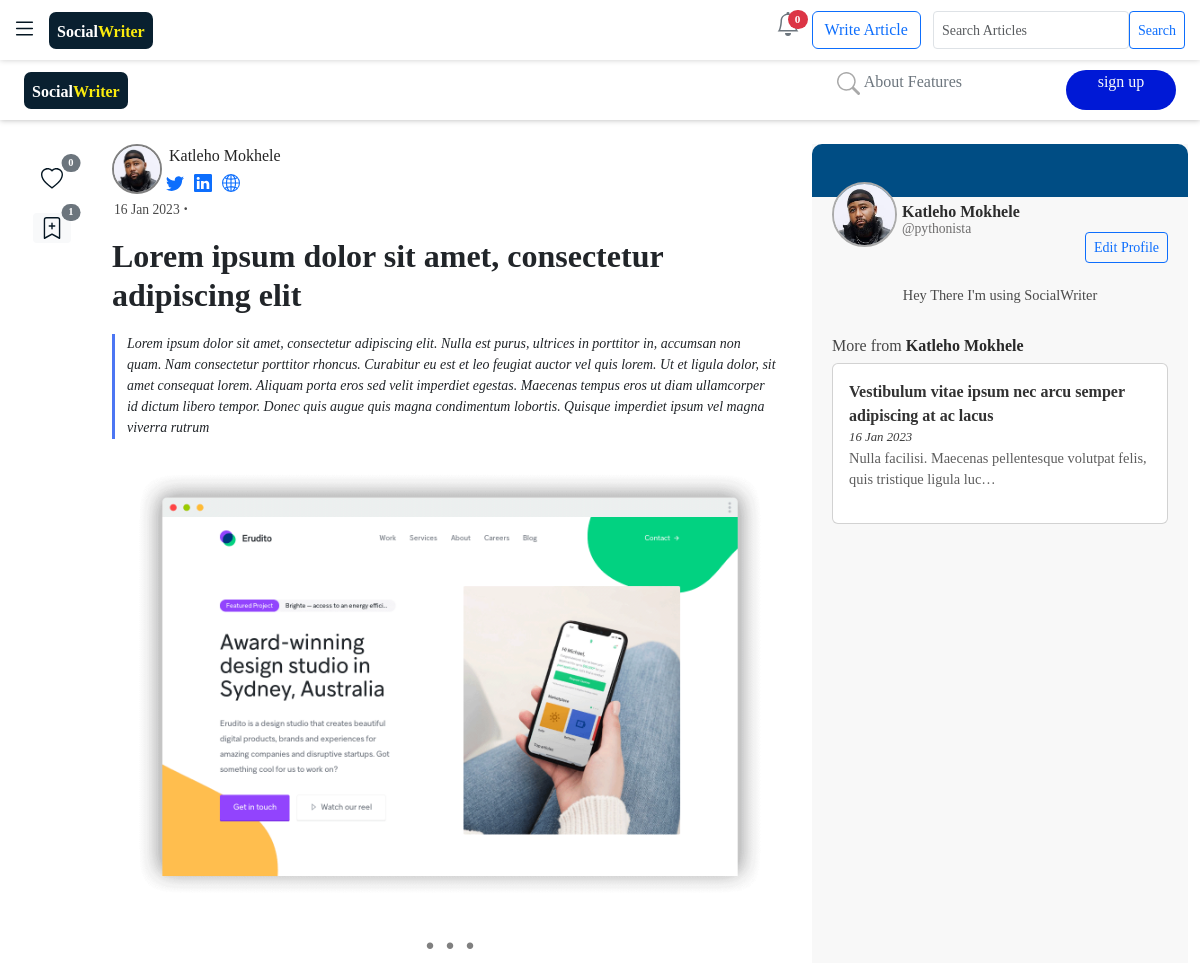
Before: /read/1/ (signed in, upper part) with the older database file.
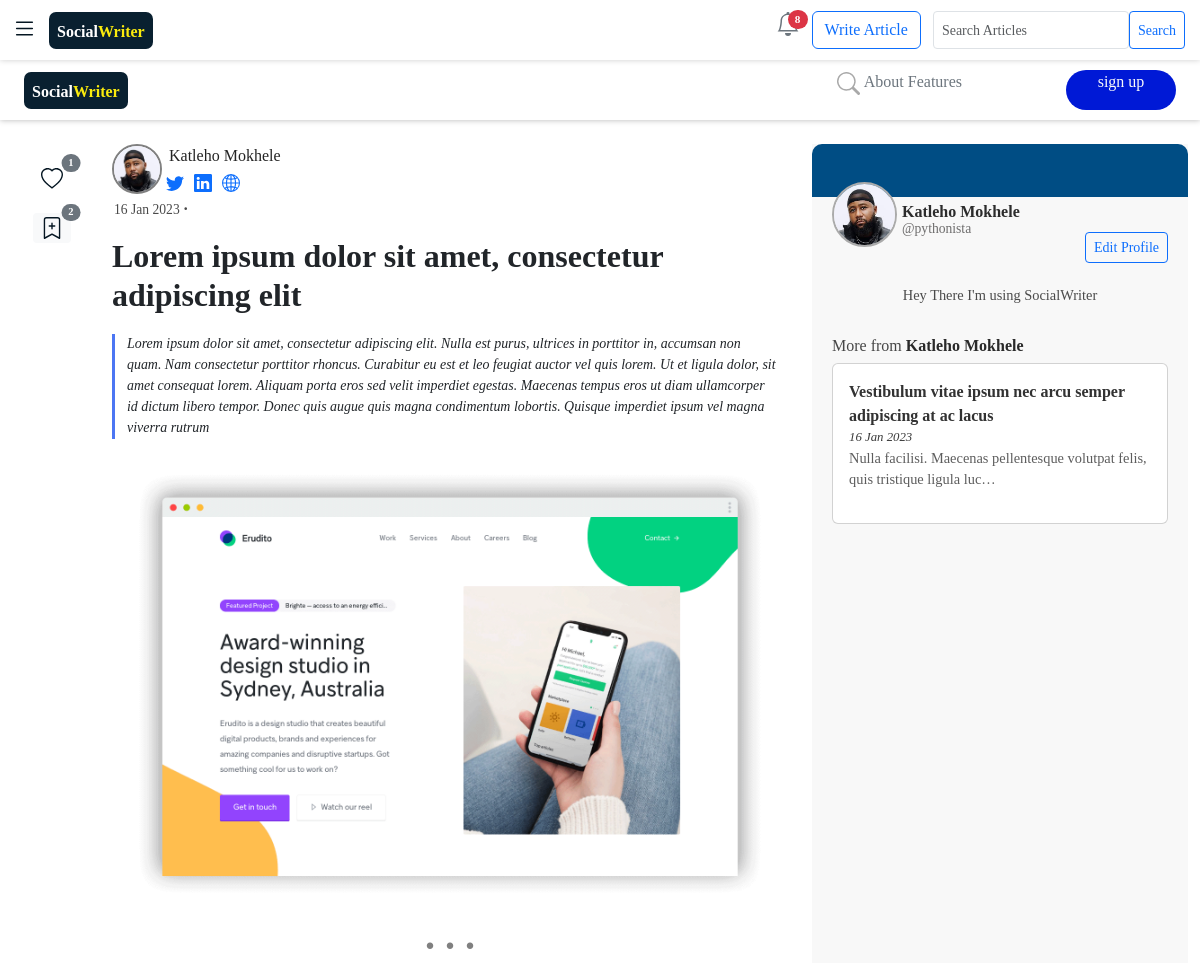
After: the same page with the newer database file.
### blogyapp/models.py (models this page shows, shortened)
class Entry(models.Model):
    profile = models.ForeignKey(Profile, on_delete=models.CASCADE , blank=True , null=True) # Entry attached to a specific profile
    thumbnail = models.ImageField(upload_to="blogyapp/images/articles_img", blank=True , null=True)
    uploaded = models.BooleanField(default=False)
    entry_title = models.TextField()
    introduction = models.TextField()
    text = HTMLField()
    date_added = models.DateTimeField(auto_now_add=True)
    popularity = models.IntegerField(default=0)
    likes = models.IntegerField(default=0)  # number of likes for each Article
    bookmarks = models.IntegerField(default=0)  # number of bookmarks for each Article ...
    class Meta:
        verbose_name_plural = 'entries'

### users/models.py (models this page shows, shortened)
class Profile(models.Model):
    name = models.OneToOneField(User, on_delete=models.CASCADE ,default=1 ) # this has the username inside
    bio = models.CharField(max_length=150,blank=True, default="Hey There I'm using SocialWriter ")
    avatar = models.ImageField(null=True, upload_to="blogyapp/images/profiles_img", default="default.jpg")
    following = models.ManyToManyField(User,related_name="following", blank=True)
    followers = models.IntegerField(default=0)
    date_created = models.DateTimeField(auto_now=True)
    liked_articles = models.ManyToManyField("blogyapp.Entry",related_name="liked_articles", blank=True)
    bookmarked_articles = models.ManyToManyField("blogyapp.Entry",related_name="bookmarked_articles", blank=True)
    twitter_link = models.URLField(blank=True, null=True)
    linkedin_link = models.URLField(blank=True, null=True)
    personal_link = models.URLField(blank=True, null=True)
    class Meta:
        ordering = ["-date_created"]

### blogyapp/views.py (the view, shortened to what this page needs)
# urls.py: path('read/<int:read_id>/',views.read, name = "read"),
def read(request, read_id):
    if request.user.is_authenticated:
        my_profile = Profile.objects.get(name =request.user)
        followings = my_profile.following.all()
        entry = Entry.objects.get(id=read_id)
        comments = Comments.objects.filter( entry = entry).order_by("-date_created")
        popularity = entry.popularity
        if request.method != 'POST':
            form = CommentsForm()
        context = {"entry": entry,
                   "form":form  ,
                   "comments":comments ,
                   "followings":followings,
                   "my_profile":my_profile}
        return render(request, "blogyapp/read.html", context)

### blogyapp/forms.py
class CommentsForm(forms.ModelForm):
    comment = forms.CharField(widget= forms.Textarea(attrs={'cols': 10, 'rows':3 , "placeholder":"Comments"}) , label="",)
    class Meta:
        model = Comments
        fields =["comment"]

### blogyapp/context_processors.py (called while the page is built)
def process_notifications(request):
    try:
        notifications_url = request.META["HTTP_REFERER"]
        notifications = Notification.objects.filter( Q(entry__profile__name = request.user) | Q(profile__name = request.user) )
        if notifications_url == "http://127.0.0.1:8000/notifications/" or notifications_url == "http://socialwriter.pythonanywhere.com/notifications/" or notifications_url == "https://socialwriter.pythonanywhere.com/notifications/":
            for i in notifications:
                if i.notification_viewed == False:
                    i.notification_viewed = True
                    i.save(update_fields=["notification_viewed"])
                    i.save()
        return {}
    except:
        return {}

### blogyapp/templatetags/read-time.py (called while the page is built)
def read(html):
    return readtime.of_html(html)

### blogyapp/templates/blogyapp/read.html (shortened to what the changed rows need)
{% extends "blogyapp/base.html" %}
{% load bootstrap5 %}
{% load static %}
{% load read-time %}
{% block content %}
{% if entry.uploaded is True %}
<br>
<div id="read_container" class="container-fluid" style="width:100%">
    <div class="row">
        <div class="reactions col-lg-1 d-none d-lg-block">
            <div class="position-fixed">
                <div class="like" style="margin-top: 0.5cm;margin-left:0.55cm">
                    <form action="{% url 'blogyapp:like_unlike' entry.id %}" method='post'>
                        {% if entry in my_profile.liked_articles.all %}
                        <button style="border: none ;" href="#" class="btn btn-outline-danger btn-sm position-relative" name="submit">
                            <svg xmlns="http://www.w3.org/2000/svg" width="22" height="22" fill="currentColor" class="bi bi-heart-fill" viewBox="0 0 16 16">
                                <path fill-rule="evenodd" d="M8 1.314C12.438-3.248 23.534 4.735 8 15-7.534 4.736 3.562-3.248 8 1.314z"/>
                              </svg>
                              <span class="position-absolute top-0 start-100 translate-middle badge rounded-pill bg-secondary">
                                {{entry.likes}}
                                <span class="visually-hidden">unread messages</span>
                              </span>
                             </button>
                        {% else %}
                        <button style= "color: #051622;border:none;" href="#" class="btn btn-outline-light btn-sm position-relative" name="submit">
                        <span class="position-absolute top-0 start-100 translate-middle badge rounded-pill bg-secondary">
                            {{entry.likes}}
                          </span>
                    </button>
                        {% endif %}
                    </form>
                </div>
                <div class="bookmark"  style="margin-top: 0.5cm;margin-left:0.55cm">
                    <form action="{% url 'blogyapp:bookmark' entry.id %}" method='post'>
                        {% if entry in my_profile.bookmarked_articles.all %}
                        <button style="border: none;" href="#" class="btn btn-outline-success btn-sm position-relative" name="submit">
                            <svg xmlns="http://www.w3.org/2000/svg" width="22" height="22" fill="currentColor" class="bi bi-bookmark-plus-fill" viewBox="0 0 16 16">
                                <path fill-rule="evenodd" d="M2 15.5V2a2 2 0 0 1 2-2h8a2 2 0 0 1 2 2v13.5a.5.5 0 0 1-.74.439L8 13.069l-5.26 2.87A.5.5 0 0 1 2 15.5zm6.5-11a.5.5 0 0 0-1 0V6H6a.5.5 0 0 0 0 1h1.5v1.5a.5.5 0 0 0 1 0V7H10a.5.5 0 0 0 0-1H8.5V4.5z"/>
                              </svg>
                              <span class="position-absolute top-0 start-100 translate-middle badge rounded-pill bg-secondary">
                                {{entry.bookmarks}}
                                <span class="visually-hidden">unread messages</span>
                              </span>
                             </button>
                        {% else %}
                        <button style= "color: #051622;border:none" href="#" class="btn btn-light btn-sm position-relative" name="submit">
                              <span class="position-absolute top-0 start-100 translate-middle badge rounded-pill bg-secondary">
                                {{entry.bookmarks}}
                              </span>
                             </button>
                        {% endif %}
                    </form>
                </div>
            </div>
        </div>
        <div class="col-md-7  ">
              <div class="d-flex" >
                    <div class="position-relative"  >
                      <img style="height: 50px; width:50px;border-radius:50%;border: gray 2px solid;" src="{{entry.profile.avatar.url}}"  class="img-flex"  alt="">
                    </div>
                    <div class="col">
                    <div class="row">
                        <a href="{% url 'blogyapp:profile_detail' entry.profile.id %}" style="margin-left: 3px;color:rgb(36, 36, 36);margin-bottom: 2px;">{{entry.profile.name.get_full_name}}</a>
                    </div>
                    <div class="row">
                        <div class="col-12">
                            <div class=" d-flex  ">
                                {% if entry.profile.twitter_link %}
                                    <div style="margin-right: 10px;">
                                        <a href="{{entry.profile.twitter_link}}">
                                        </a>
                                    </div>
                                {% endif %}
                                {% if entry.profile.linkedin_link %}
                                    <div style="margin-right: 10px;">
                                        <a href="{{entry.profile.linkedin_link}}">
                                        </a>
                                    </div>
                            {% endif %}
                            {% if entry.profile.personal_link %}
                            <div style="margin-right: 10px;">
                                <a href="{{entry.profile.personal_link}}">
                                </a>
                            </div>
                            {% endif %}
                            </div>
                        </div>
                    </div>
                </div>
                </div>
                <div class="row">
                    <div class="col">
                      <p style="font-size: 0.85rem;color:rgb(74, 74, 74);margin-left: 2px;margin-top: 3px;"> {{entry.date_added|date:" d M Y"}} <span style="font-weight:700;font-size:larger">  &centerdot; </span> {{entry.text|safe|readtime}}</p>
                    </div>
                  </div>
                  <h2 style="font-weight: 700;margin-bottom: 20px;">
                    {{entry.entry_title}}
                </h2>
                    <div class="postIntro" >
                        <div class="container-fluid">
                            <p style="font-size: 0.87rem;">{{entry.introduction}}</p>
                        </div>
                    </div>
                  <div class="row">
                    <div class = "crop col-12">
                        <img style="width: 100% ;" class="img-fluid" src= "{{entry.thumbnail.url}}" >
                    </div>
                </div>
                <div >
                    <center> <h1> <strong style="color: gray;"> . . .</strong></h1></center>
                </div>
                <br>
        </div>
        <div class="col-md-5 col-lg-4 ">
        <div style="  background-color: #f2f2f287;height: 100%;">
            <div class="position-relative" style="background-color:#004d84;height: 1.4cm;border-radius: 10px 10px 0px 0px;">
                <div class="d-flex " style="margin-bottom: 5px;padding-top: 38px;padding-left: 20px;">
                    <img class="avatar-read" src="{{entry.profile.avatar.url}}">
                    <span style="margin-left: 5px;padding-top:20px;">
                        <h6 style="margin-bottom: 0cm;margin-top: 0cm;font-size: 1rem;color: rgb(44, 44, 44);font-weight: 600;" >{{entry.profile.name.get_full_name}}</h6>
                        <h6 style="margin-bottom: 0cm;margin-top: 0cm;font-size: 0.85rem;color: rgb(109, 108, 108);"> @{{entry.profile.name}} </h6>
                    </span>
                </div>
            </div>
                <div class="d-flex justify-content-end " >
                    <div class="d-none d-sm-block " style="padding-top: 35px;margin-right: 20px;" >
                        <form action="{% url 'blogyapp:follow_unfollow' entry.profile.id %}" method='post'>
                            {% if entry.profile.name in followings %}
                            <a href="#" class="btn btn-outline-danger btn-sm " name="submit" >Unsubscribe</a>
                            {% elif request.user == entry.profile.name %}
                            <a href="{% url 'blogyapp:edit_profile' entry.profile.id %}" class="btn btn-outline-primary btn-sm"> Edit Profile </a>
                            {% else %}
                            <a href="#" class="btn btn-outline-primary btn-sm" name="submit">Subscribe</a>
                            {% endif %}
                            <br>
                            <br>
                        </form>
                    </div>
                    <br>
                </div>
            <center>
            <div class="d-none d-sm-block" >
                <h6  style="color:rgb(74, 74, 74);font-size: 0.9rem; width: 85%;"> {{entry.profile.bio}}</h6>
            </div>
            </center>
            <br>
            <div style="margin-left: 20px;margin-right: 20px;">
                <h6 style="color: #464646;"> More from <span style="font-weight: 600;color: #292929;"> {{ entry.profile.name.get_full_name }} </span>  </h6>
                    {% for i in entry.profile.entry_set.all|slice:":3" %}
                    {% if i.id != entry.id %}
                        <div class="card card-body" style="margin-bottom: 0.2cm;">
                            <a href="{% url 'blogyapp:read' i.id  %}" style="font-weight: 600;margin-bottom: 0cm;">{{i.entry_title}} </a>
                            <div style=" margin-top: 0cm; color: rgb(59, 59, 59);font-style: oblique;font-size: 0.8rem;"> {{i.date_added|date:"d M Y" }}</div>
                            <p style="font-size: 0.9rem;color:rgb(93, 93, 93)" >{{i.introduction|truncatechars:80}}</p>
                        </div>
                    {% endif %}
                    {% endfor %}
            </div>
        </div>
        </div>
    </div>
</div>
{% endif %}
{% endblock %}

Changed rows visible on the page:
changed Entry "Lorem ipsum dolor sit amet, consectetur adipiscing elit": likes "0" → "1"; bookmarks "1" → "2"
Other visible differences:
{{ all_notifications.count }}: "0" → "8"
